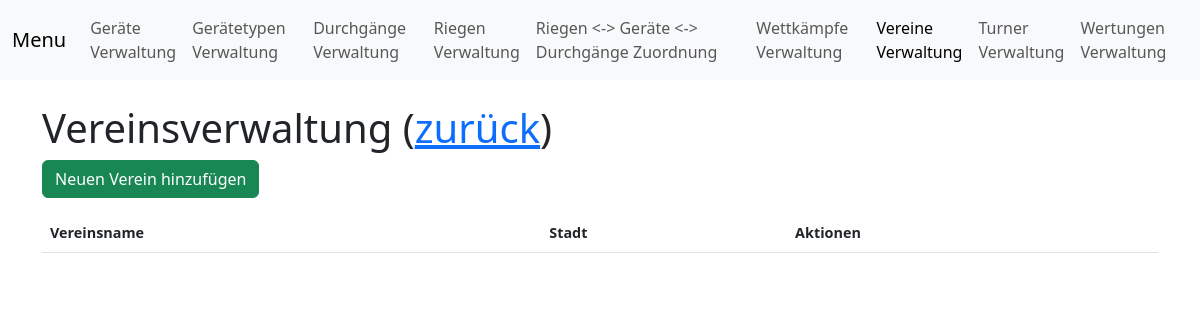
The page /vereine_verwaltung.php (signed in) on the database as committed earlier.
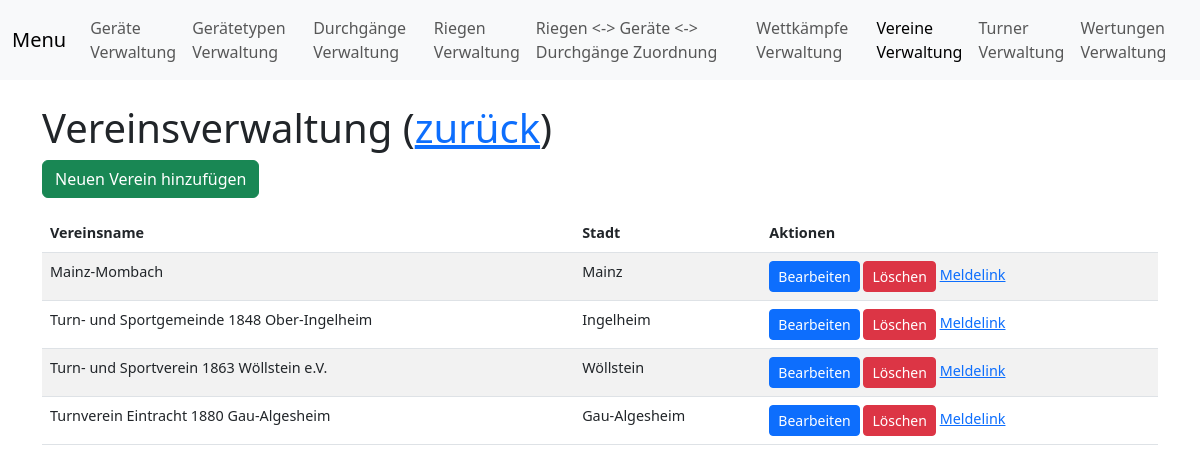
The same page on the database as committed later.
### tables this page shows
CREATE TABLE `Vereine` (
  `VereinID` int(11) NOT NULL,
  `Vereinsname` varchar(250) NOT NULL,
  `Stadt` varchar(250) NOT NULL,
  `Meldung_offen` tinyint(1) NOT NULL DEFAULT 0,
  `Geheimnis_fuer_Meldung` varchar(300) NOT NULL COMMENT 'Austauschbar falls jemand unberechtigtes es erhalten hatte'
);

### vereine_verwaltung.php (the view, shortened to what this page needs)
<?php
include 'config.php';
try {
    $pdo = new PDO("mysql:host=$host;dbname=$dbname;charset=utf8mb4", $user, $pass);
    $pdo->setAttribute(PDO::ATTR_ERRMODE, PDO::ERRMODE_EXCEPTION);
} catch (PDOException $e) {
    die("Datenbankverbindung fehlgeschlagen: " . $e->getMessage());
}
function custom_htmlspecialchars($string) {
    if ($string === null) {
        return "-";
    } else {
        return htmlspecialchars($string, ENT_QUOTES, 'UTF-8');
    }
}
    ?>
    <?php
$stmt = $pdo->prepare("SELECT * FROM Vereine ORDER BY Vereinsname");
$stmt->execute();
$vereineListe = $stmt->fetchAll(PDO::FETCH_ASSOC);
?>
<!DOCTYPE html>
<html lang="de">
<head>
  <link href="https://cdn.jsdelivr.net/npm/bootstrap@5.3.0/dist/css/bootstrap.min.css" rel="stylesheet">
</head>
<body>
  <div class="container">
    <h1 class="mt-4">Vereinsverwaltung (<a href="/">zurück</a>)</h1>
    <a href="?action=add" class="btn btn-success mb-3">Neuen Verein hinzufügen</a>
    <table class="table table-striped table-responsive">
      <thead>
        <tr>
          <th>Vereinsname</th>
          <th>Stadt</th>
          <th>Aktionen</th>
        </tr>
      </thead>
      <tbody>
        <?php foreach ($vereineListe as $verein): ?>
        <tr>
          <td><?= custom_htmlspecialchars($verein['Vereinsname']) ?></td>
          <td><?= custom_htmlspecialchars($verein['Stadt']) ?></td>
          <td>
            <a href="?action=edit&id=<?= $verein['VereinID'] ?>" class="btn btn-primary btn-sm">Bearbeiten</a>
            <a href="?action=delete&id=<?= $verein['VereinID'] ?>" class="btn btn-danger btn-sm" onclick="return confirm('Wollen Sie diesen Verein wirklich löschen?')">Löschen</a>
            <a target="_blank" href="/turner_meldung.php?VereinID=<?=$verein['VereinID'] ?>&hash=<?= hash('sha256', $verein['Geheimnis_fuer_Meldung']) ?>">Meldelink</a>
          </td>
        </tr>
        <?php endforeach; ?>
      </tbody>
    </table>
  </div>
</body>
</html>

### vereine_verwaltung.php (style rules this page uses)
table { font-size: 0.9rem; }

Rows that differ between the two databases and show on the page:
added vereine: Vereinsname "Mainz-Mombach", Stadt "Mainz"
added vereine: Vereinsname "Turn- und Sportgemeinde 1848 Ober-Ingelheim", Stadt "Ingelheim"
added vereine: Vereinsname "Turn- und Sportverein 1863 Wöllstein e.V.", Stadt "Wöllstein"
added vereine: Vereinsname "Turnverein Eintracht 1880 Gau-Algesheim", Stadt "Gau-Algesheim"
